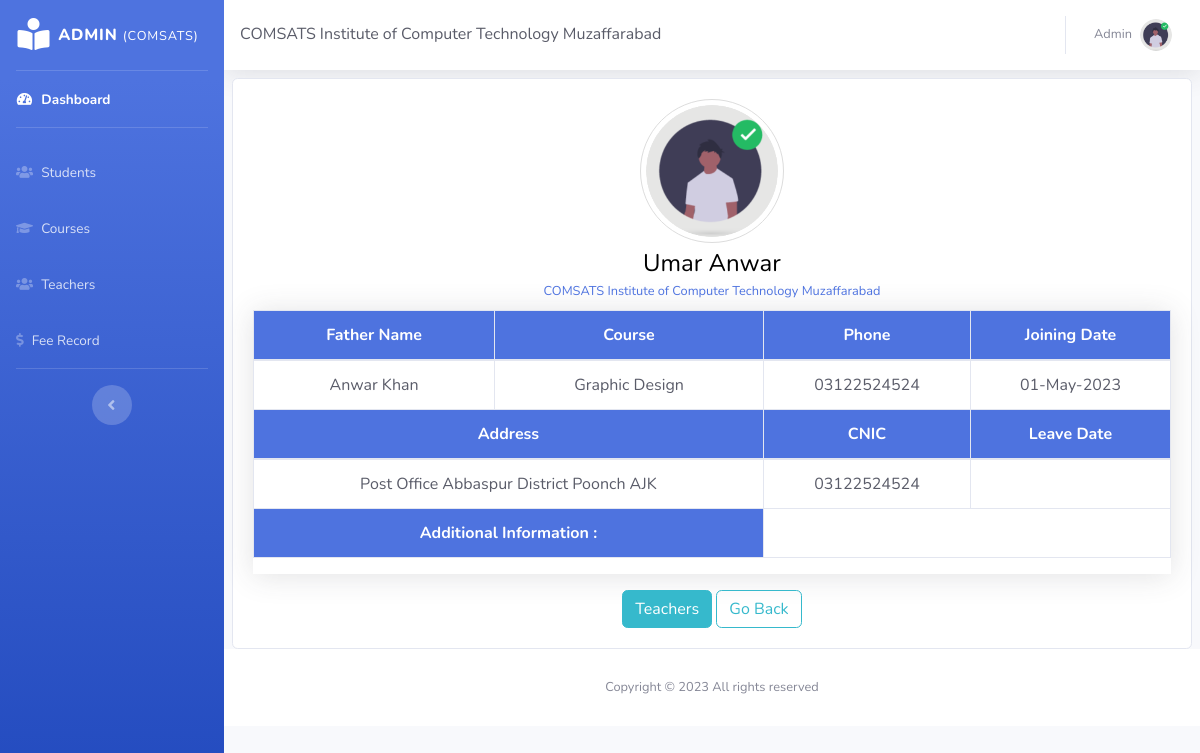
Screenshot of /profile2.php?id=1 (signed in) with the database file from the repository.
### tables this page shows
CREATE TABLE `teachers_tbl` (
  `comsats_id` int(11) NOT NULL,
  `fullname` varchar(100) NOT NULL,
  `father_name` varchar(100) NOT NULL,
  `id_card` varchar(20) NOT NULL,
  `qualification` varchar(100) NOT NULL,
  `phone` varchar(100) NOT NULL,
  `address` varchar(100) NOT NULL,
  `course` int(11) NOT NULL,
  `photo` varchar(100) NOT NULL,
  `joining_date` date NOT NULL,
  `add_info` text NOT NULL,
  `leave_date` date NOT NULL
);

CREATE TABLE `courses` (
  `course_id` int(11) NOT NULL,
  `course_name` varchar(100) NOT NULL,
  `course_duration` varchar(100) NOT NULL,
  `course_fee` int(11) NOT NULL
);

### profile2.php (the view)
<?php include "header.php";
$id=$_GET['id'];
$sql="SELECT * FROM teachers_tbl LEFT JOIN courses ON teachers_tbl.course=courses.course_id WHERE comsats_id='$id'";
$query=mysqli_query($config,$sql);
$rows=mysqli_num_rows($query);
$result=mysqli_fetch_assoc($query);
if ($rows) {
?>
<div class="container">
  <div class="row">
    <div class="col-12 m-auto">
      <div class="card">
        <div class="card-body text-center">
          <?php
          if(empty($result['photo'])) {?>
           <img class="avatar rounded-circle" src="assets/img/user.png" alt="img">
          <?php
          } else { ?>
           <img class="avatar rounded-circle" src="assets/teachers/<?=$result['photo']?>" alt="img">
          <?php } ?>
          <h4 class="card-title"><?= ucwords($result['fullname']) ?></h4>
          <p class="card-subtitle mb-2 text-primary">
              <small>COMSATS Institute of Computer Technology Muzaffarabad</small>
          </p>
          <div class="table-responsive shadow mb-3">
              <table class="table table-bordered" width="100%" cellspacing="0">
              <thead class="bg-primary text-white">
                <tr>
                    <th>Father Name</th>
                    <th>Course</th>
                    <th>Phone</th>
                    <th>Joining Date</th>
                </tr>
              </thead>
              <tbody class="text-dark">
                  <tr>
                      <td><?= ucwords($result['father_name']) ?></td>
                      <td><?= ucwords($result['course_name']) ?></td>
                      <td><?= $result['phone'] ?></td>
                      <td><?= date('d-M-Y',strtotime($result['joining_date'])) ?></td>
                  </tr>
              <thead class="bg-primary text-white">
                <tr>
                    <th colspan="2">Address</th>
                    <th>CNIC</th>
                    <th>Leave Date</th>
                </tr>
              </thead>
              <tr class="text-dark">
                    <td colspan="2"><?= $result['address'] ?></td>
                    <td><?= $result['phone'] ?></td>
                    <td><?php if(!empty($result['leave_date'])) {
                     date('d-M-Y',strtotime($result['leave_date'])); } ?></td>
                </tr>
                <tr>
                    <td colspan="2" class="text-white bg-primary font-weight-bold">Additional Information :</td>
                    <td colspan="3" class="text-dark" align="Start"><?= $result['add_info'] ?></td>
                </tr>
            </tbody>
          </table>
          </div>
          <a href="teachers.php" class="btn btn-info">Teachers</a>
          <a href="teachers.php" class="btn btn-outline-info">Go Back</a>
        </div>
      </div>
    </div>
  </div>
</div>
<?php }
else
{
  echo "No Page Found";
}
include "footer.php";
?>

### rows the page displays
teachers_tbl: fullname "Umar Anwar", father_name "Anwar Khan", courses.course_name "Graphic Design", phone "03122524524", joining_date "01-May-2023", address "Post Office Abbaspur District Poonch AJK"

### other values shown
$user_name "Admin"
